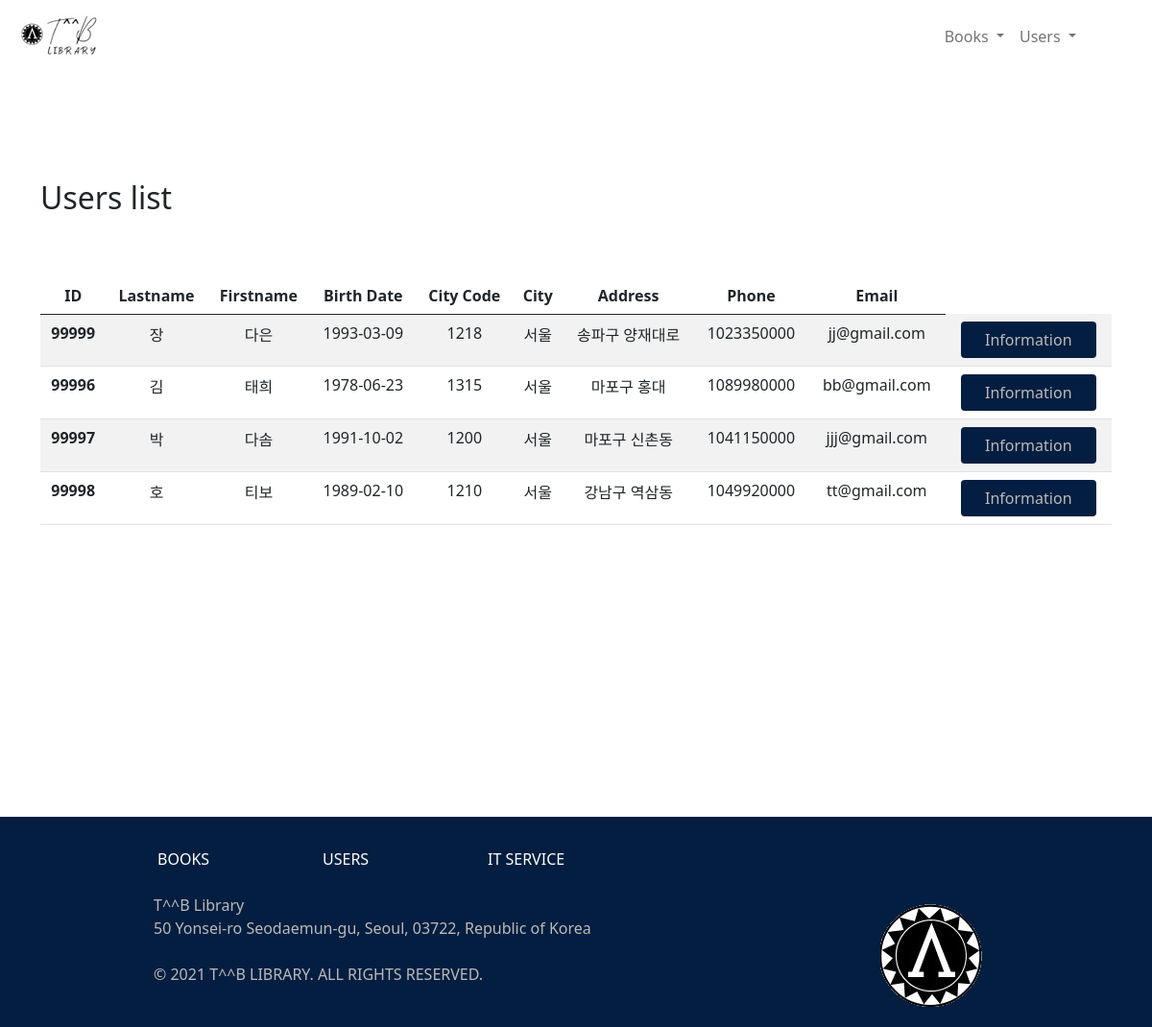
/users.php, run on an earlier commit of the app's database.
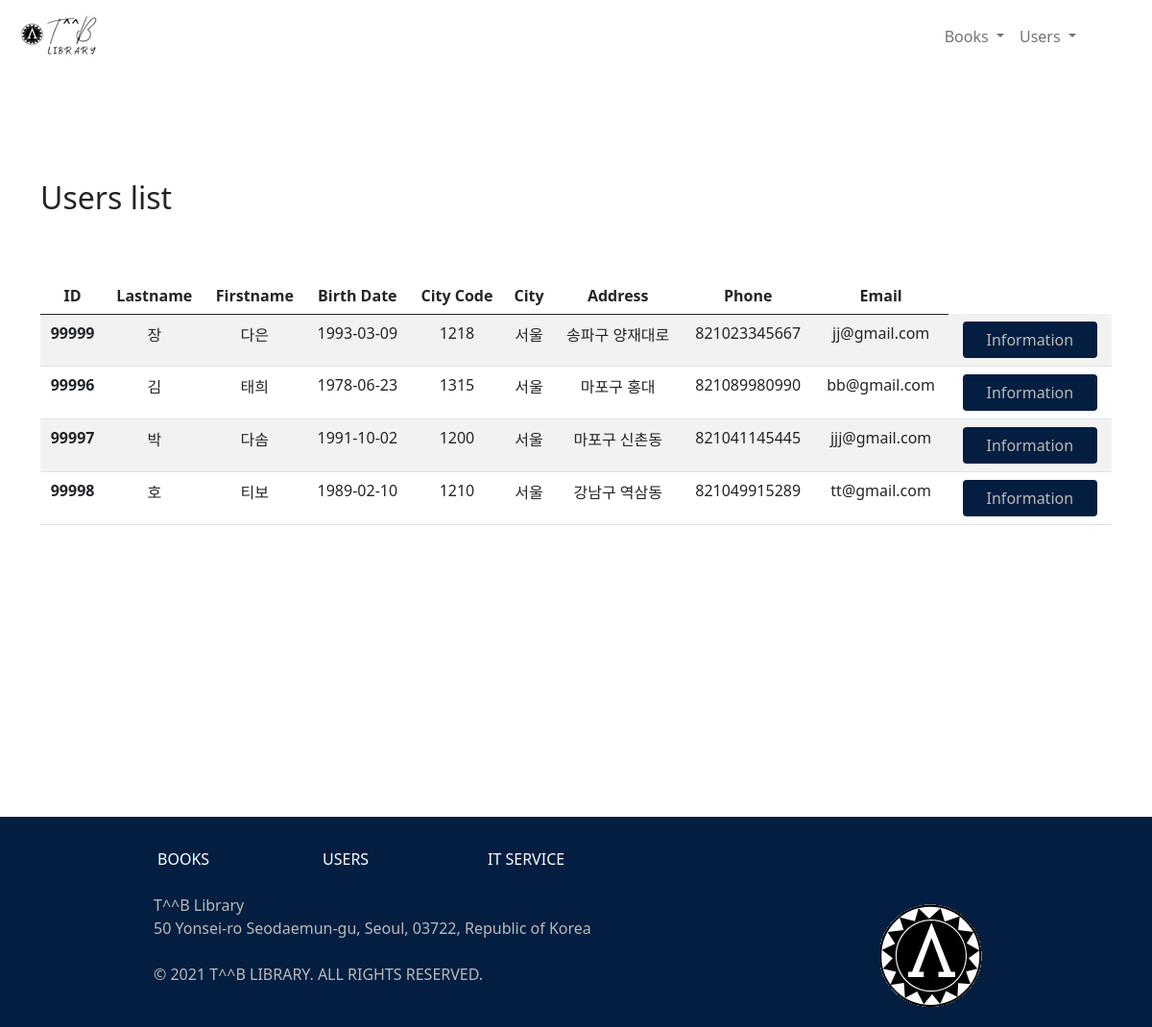
And on a later commit of the database.
### tables this page shows
CREATE TABLE User(
    id INT UNSIGNED NOT NULL AUTO_INCREMENT,
    lastname VARCHAR(20) NOT NULL,
    firstname VARCHAR(20) NOT NULL,
    birth_date DATE NOT NULL,
    city_code CHAR(5) NOT NULL,
    city VARCHAR(50) NOT NULL,
    adress VARCHAR(100) NOT NULL,
    phone VARCHAR(15) NOT NULL,
    email VARCHAR(50) NOT NULL,
    library_number INT(5) NOT NULL,
    PRIMARY KEY (id)
);

### users.php (called while the page is built)
<?php
require_once "model/userManager.php";
require "model/entity/user.php";
$allUsers = new UserManager();
$users = $allUsers->getUsers();
require "view/usersView.php";
?>

### model/dataBase.php (called while the page is built)
<?php
abstract class DataBase
{
    static public function getDB() {
        try{
        $db = new PDO('mysql:host=localhost:8889;dbname=library_php', "root", "root");
        return $db;
      }catch (Exception $e) {
        echo "Error while connecting to the database: " . $e->getMessage() . "<br/>";
        exit($e->getMessage());
        }
    }
}
?>

### model/userManager.php (called while the page is built, shortened)
<?php
require_once "dataBase.php";
class userManager extends DataBase {
  private PDO $db;
  public function getUsers() {
    $query = $this->db->prepare(
      "SELECT *
      FROM User"
      );
    $query->execute();
    $users = $query -> fetchAll(PDO::FETCH_ASSOC);
      foreach ($users as $key => $user) {
        $users[$key] = new User($user);
      }
      return $users;
    }
  public function __construct() {
    $this->db = DataBase::getDB();
}
}

### model/entity/user.php (called while the page is built, shortened)
<?php
class User {
    protected string $lastname;
    protected string $firstname;
    protected string $birth_date;
    protected int $city_code;
    protected string $city;
    protected string $adress;
    protected int $phone;
    protected string $email;
    protected int $library_number;
    public function __construct(?array $data=null) {
        if($data) {
            foreach($data as $key => $value) {
                $setter = "set" . ucfirst($key);
            }
        }
    }
    public function setLastName(string $lastname){
        $this->lastname =$lastname;
    }
    public function getLastName(){
        return $this->lastname;
    }
    public function setFirstName(string $firstname){
        $this->firstname =$firstname;
    }
    public function getFirstName(){
        return $this->firstname;
    }
    public function setBirth_Date(string $birth_date){
        $this->birth_date =$birth_date;
    }
    public function getBirth_Date(){
        return $this->birth_date;
    }
    public function setCity_Code(int $city_code){
        $this->city_code =$city_code;
    }
    public function getCity_Code(){
        return $this->city_code;
    }
    public function setCity(string $city){
        $this->city =$city;
    }
    public function getCity(){
        return $this->city;
    }
    public function setAdress(string $adress){
        $this->adress =$adress;
    }
    public function getAdress(){
        return $this->adress;
    }
    public function setPhone(int $phone){
        $this->phone =$phone;
    }
    public function getPhone(){
        return $this->phone;
    }
    public function setEmail(string $email){
        $this->email =$email;
    }
    public function getEmail(){
        return $this->email;
    }
    public function setLibrary_Number(int $library_number){
        $this->library_number =$library_number;
    }
    public function getLibrary_Number(){
        return $this->library_number;
    }
}

### view/usersView.php (the view)
<?php
include "view/template/nav.php";
include "view/template/header.php";
?>
<div class="mainpage">
<h2>Users list</h2>
<div class="mx-auto">
        <table class="table table-striped text-center">
          <thead>
            <tr>
                <th scope="col">ID</th>
                <th scope="col">Lastname</th>
                <th scope="col">Firstname</th>
                <th scope="col">Birth Date</th>
                <th scope="col">City Code</th>
                <th scope="col">City</th>
                <th scope="col">Address</th>
                <th scope="col">Phone</th>
                <th scope="col">Email</th>
            </tr>
          </thead>
          <tbody>
            <?php foreach($users as $user) : ?>
              <tr>
                <th scope="row"><?php echo $user->getLibrary_Number(); ?></th>
                <td><?php echo $user->getLastName(); ?></td>
                <td><?php echo $user->getFirstName(); ?></td>
                <td><?php echo $user->getBirth_Date(); ?></td>
                <td><?php echo $user->getCity_Code(); ?></td>
                <td><?php echo $user->getCity(); ?></td>
                <td><?php echo $user->getAdress(); ?></td>
                <td><?php echo $user->getPhone(); ?></td>
                <td><?php echo $user->getEmail(); ?></td>
                <td><a href="user.php?library_number=<?php echo $user->getLibrary_Number(); ?>" class="btn btn1 px-4">Information</a></td>
              </tr>
            <?php endforeach; ?>
          </tbody>
        </table>
      </div>
            </div>
<?php
    include "view/template/footer.php";
?>

### view/template/nav.php (shortened to what this page needs)
<nav class="navbar navbar-expand-lg navbar-light" id="nav">
  <div class="container-fluid" id="nav">
  <a class="navbar-brand text-dark" href="index.php"><img src="../../assets/img/logo1.jpg" id="logo"></a>
    <div class="collapse navbar-collapse  " id="navbarNavDropdown">
      <ul class="navbar-nav">
      <li class="nav-item dropdown">
        <a class="nav-link dropdown-toggle" href="#" id="navbarDropdownMenuLink" role="button" data-bs-toggle="dropdown" aria-haspopup="true" aria-expanded="false">
          Books
        </a>
</li>
<li class="nav-item dropdown">
        <a class="nav-link dropdown-toggle" href="#" id="navbarDropdownMenuLink" role="button" data-bs-toggle="dropdown" aria-haspopup="true" aria-expanded="false">
          Users
        </a>
</li>
      </ul>
    </div>
  </div>
</nav>

### view/template/header.php (shortened to what this page needs)
<!doctype html>
<html lang="en">
  <head>
    <link href="https://cdn.jsdelivr.net/npm/bootstrap@5.0.1/dist/css/bootstrap.min.css" rel="stylesheet">
    <link rel="stylesheet" href="css/normalize.css">
    <link rel="stylesheet" href="../../assets/css/main.css">
  </head>
  <body>
    <main class="container my-4" id="main">

### view/template/footer.php (shortened to what this page needs)
</main>
<footer>
    <section class=" text-white my-0 py-2" id="footer">
        <div class="container p-4 foo">
            <div class="row fou">
                <div class="col-lg-4 col-md-6 mb-4 mb-md-0">
                    <a href="books.php" class="text-white" style="text-decoration: none;">BOOKS</a>
                </div>
                <div class="col-lg-4 col-md-6 mb-4 mb-md-0">
                    <a href="users.php" class="text-white" style="text-decoration: none;">USERS</a>
                </div>
                <div class="col-lg-4 col-md-6 mb-4 mb-md-0">
                    <a href="https://github.com/trobillard" class="text-white" style="text-decoration: none;" target="_blank">IT SERVICE</a>
                </div>
            </div>
        </div>
        <div id="textfooter">
            <p>T^^B Library </br> 50 Yonsei-ro Seodaemun-gu, Seoul, 03722, Republic of Korea</br></br>
            © 2021 T^^B LIBRARY. ALL RIGHTS RESERVED.</p>
            <img src="../../assets/img/logo-2.png" id="logo">
        </div>
    </section>
</footer>
</body>
</html>

### assets/css/main.css (style rules this page uses)
html { color: #222; font-size: 1em; line-height: 1.4; }
audio, canvas, iframe, img, svg, video { vertical-align: middle; }
* { margin: 0; padding: 0; }
#main { min-height: 80vh; }
.mainpage { margin-top: 10%; }
.mainpage h2 { margin-bottom: 2em; }
#footer { background-color: rgb(3, 30, 64); }
#footer p, #footer a { background-color: rgb(3, 30, 64); color: rgb(187, 186, 184); }
#textfooter { background-color: rgb(3, 30, 64); display: flex; align-items: flex-start; padding-left: 5em; margin-left: 5em; padding-right: 10em; justify-content: space-between; }
.fou { margin-left: 3em !important; }
.foo { width: 50%; margin-left: 5em !important; margin-right: auto !important; }
.btn1 { background-color: rgb(3, 30, 64); color: rgb(187, 186, 184) !important; }
@media (min-width: 992px) { #navbarNavDropdown { margin-left: 60% !important; padding-right: 1em !important; } }
@media (min-width: 1200px) { #navbarNavDropdown { margin-left: 72% !important; padding-right: 1em !important; } }

What changed in the data, as far as the page shows it:
changed user "다은": phone "1023350000" → "821023345667"
changed user "태희": phone "1089980000" → "821089980990"
changed user "다솜": phone "1041150000" → "821041145445"
changed user "티보": phone "1049920000" → "821049915289"
